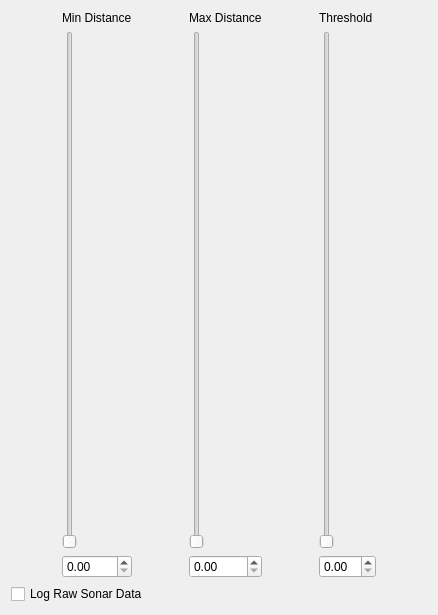
<?xml version="1.0" encoding="UTF-8"?>
<ui version="4.0">
 <class>blueviewWidget</class>
 <widget class="QWidget" name="blueviewWidget">
  <property name="enabled">
   <bool>true</bool>
  </property>
  <property name="geometry">
   <rect>
    <x>0</x>
    <y>0</y>
    <width>438</width>
    <height>615</height>
   </rect>
  </property>
  <property name="windowTitle">
   <string>blueview</string>
  </property>
  <layout class="QVBoxLayout" name="verticalLayout" stretch="0,0">
   <item>
    <layout class="QGridLayout" name="gridLayout">
     <item row="2" column="2">
      <widget class="QDoubleSpinBox" name="thresh_spinbox"/>
     </item>
     <item row="1" column="2">
      <widget class="QSlider" name="thresh_slider">
       <property name="orientation">
        <enum>Qt::Vertical</enum>
       </property>
      </widget>
     </item>
     <item row="1" column="1">
      <widget class="QSlider" name="max_dist_slider">
       <property name="maximum">
        <number>200</number>
       </property>
       <property name="orientation">
        <enum>Qt::Vertical</enum>
       </property>
      </widget>
     </item>
     <item row="0" column="0">
      <widget class="QLabel" name="label">
       <property name="text">
        <string>Min Distance</string>
       </property>
      </widget>
     </item>
     <item row="2" column="0">
      <widget class="QDoubleSpinBox" name="min_dist_spinbox">
       <property name="maximum">
        <double>200.000000000000000</double>
       </property>
      </widget>
     </item>
     <item row="0" column="2">
      <widget class="QLabel" name="label_3">
       <property name="text">
        <string>Threshold</string>
       </property>
      </widget>
     </item>
     <item row="1" column="0">
      <widget class="QSlider" name="min_dist_slider">
       <property name="maximum">
        <number>200</number>
       </property>
       <property name="orientation">
        <enum>Qt::Vertical</enum>
       </property>
      </widget>
     </item>
     <item row="0" column="1">
      <widget class="QLabel" name="label_2">
       <property name="text">
        <string>Max Distance</string>
       </property>
      </widget>
     </item>
     <item row="2" column="1">
      <widget class="QDoubleSpinBox" name="max_dist_spinbox">
       <property name="maximum">
        <double>200.000000000000000</double>
       </property>
      </widget>
     </item>
    </layout>
   </item>
   <item>
    <layout class="QVBoxLayout" name="verticalLayout_2">
     <item>
      <layout class="QHBoxLayout" name="horizontalLayout_2">
       <item>
        <widget class="QCheckBox" name="log">
         <property name="text">
          <string>Log Raw Sonar Data</string>
         </property>
        </widget>
       </item>
      </layout>
     </item>
    </layout>
   </item>
  </layout>
 </widget>
 <resources/>
 <connections/>
</ui>
